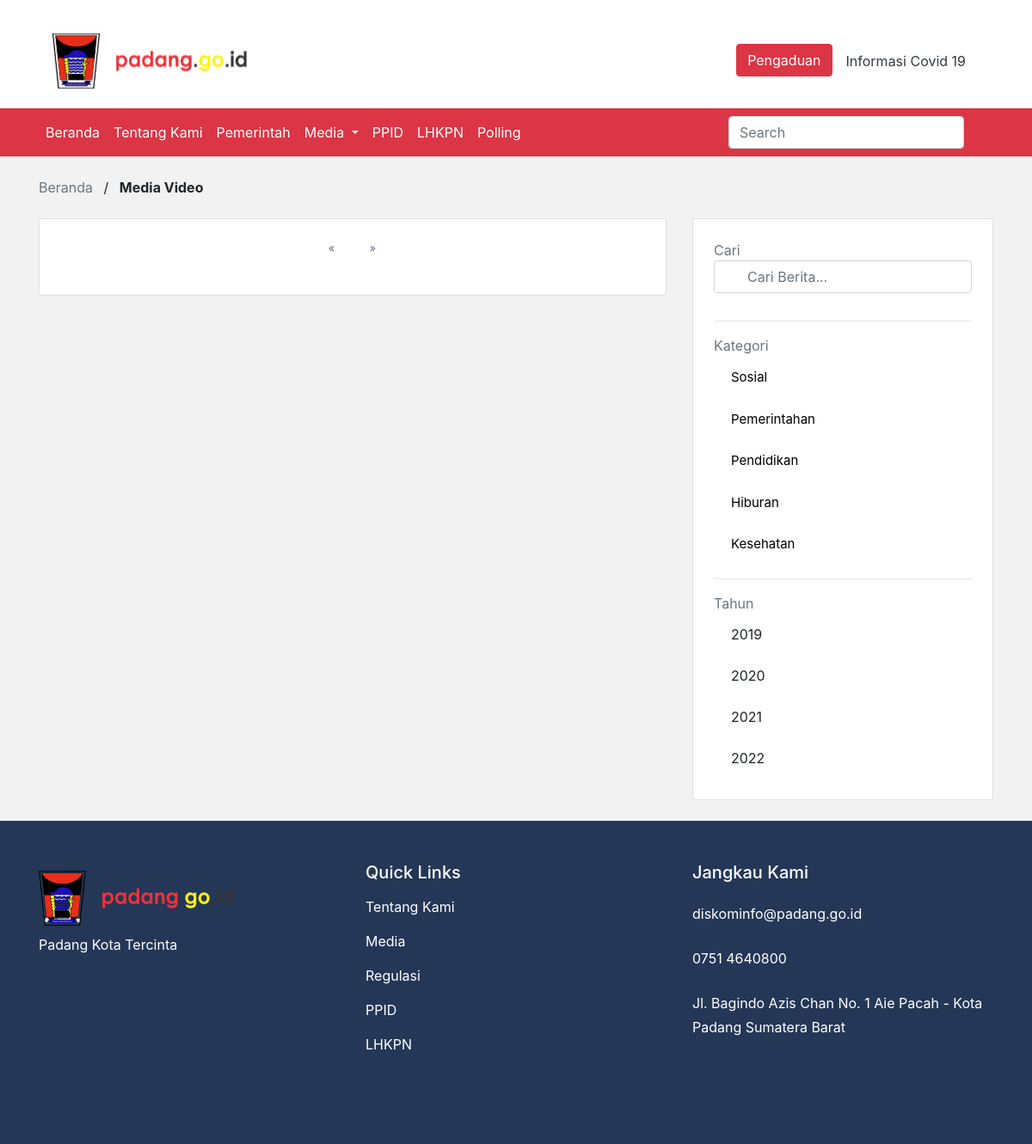
Page /back/video.php?idcat=3 on the committed database.
### tables this page shows
CREATE TABLE `kategori` (
  `id_kategori` bigint(20) NOT NULL,
  `nama_kategori` text DEFAULT NULL,
  `keterangan_kategori` text DEFAULT NULL
);

### back/video.php (the view, shortened to what this page needs)
<!DOCTYPE HTML>
<html lang="en">
<head>
  <link href="css/bootstrap/bootstrap.min.css" rel="stylesheet">
  <link href="owlcarausel/css/owl.carousel.min.css" rel="stylesheet">
  <link href="owlcarausel/css/owl.theme.default.min.css" rel="stylesheet">
  <link rel="stylesheet" href="https://cdnjs.cloudflare.com/ajax/libs/ionicons/4.5.6/css/ionicons.min.css">
  <link rel="stylesheet" href="https://use.fontawesome.com/releases/v5.8.1/css/all.css">
  <link href="css/style.css" rel="stylesheet">
</head>
<body>
  <div class="pt-3">
    <div class="container">
      <nav class="navbar navbar-light">
        <img class="navbar-brand" src="image/Logo.svg" href="#"></img>
        <ul class="nav justify-content-end">
          <li class="nav-item">
            <button type="button" class="btn btn-danger"><span class="iconify" data-icon="fluent:call-16-filled"></span> Pengaduan <i class="bi bi-telephone"></i></button>
          </li>
          <li class="nav-item">
            <a class="nav-link text-dark" href="#">Informasi Covid 19</a>
          </li>
        </ul>
      </nav>
    </div>
  </div>
  <nav id="navbar_top" class="navbar navbar-expand-lg navbar-dark bg-danger">
    <div class="container">
      <div class="collapse navbar-collapse" id="mainnav">
        <ul class="navbar-nav mr-auto">
          <li class="nav-item"><a class="nav-link text-white" href="index.php"> Beranda </a></li>
          <li class="nav-item"><a class="nav-link text-white" href="tentangkami.php"> Tentang Kami </a></li>
          <li class="nav-item"><a class="nav-link text-white" href="pemerintahan.php"> Pemerintah </a></li>
          <li class="nav-item dropdown">
            <a class="nav-link text-white dropdown-toggle" id="navMedia" role="button" data-toggle="dropdown" aria-haspopup="true" aria-expanded="false"> Media
            </a>
          </li>
          <li class="nav-item">
            <a class="nav-link text-white" href="https://ppid.padang.go.id/">PPID</a>
          </li>
          <li class="nav-item">
            <a class="nav-link text-white" href="https://elhkpn.kpk.go.id/portal/user/pengumuman_lhkpn/Ylc5WFR5OTRRWFp3TWtWRlMyODNXUzlRZW1kS2MwaEVhWGxPUjNOR1RtVmFSR3h3WVRCWk9FSnJOemhKZDFsWVMzVkZhemxtV1c1cFJtbzJlQ3RrUnc9PQ==">LHKPN</a>
          </li>
          <li class="nav-item">
            <a class="nav-link text-white" href="polling.php">Polling</a>
          </li>
        </ul>
        <div class="form-inline my-2 my-lg-0">
          <input class="form-control mr-sm-2" type="search" placeholder="Search" aria-label="Search">
          <button class="btn my-2 my-sm-0" type="submit"><span class="iconify" data-icon="akar-icons:search" style="color: white; font-size: 24px;"></span></button>
        </div>
      </div>
    </div>
  </nav>
  <div style="background-color: #f2f2f2;">
    <main role="main" class="container py-4">
      <div>
        <a href="index.php" class="text-muted">Beranda</a>
        <label class="ml-2 mr-2">/</label>
        <label> <b>Media Video</b></label>
      </div>
      <div class="row">
        <div class="col-md-8 blog-main">
          <div class="card p-3 mt-3">
              <?php
              include 'backend/koneksi.php';
              $batas = 4;
              $idkategori = isset($_GET['idcat']) ? (int)$_GET['idcat'] : null;
              $halaman = isset($_GET['halaman']) ? (int)$_GET['halaman'] : 1;
              $halaman_awal = ($halaman > 1) ? ($halaman * $batas) - $batas : 0;
              $previous = $halaman - 1;
              $next = $halaman + 1;
              if (is_null($idkategori) || (!$idkategori)) {
                $data = mysqli_query($db, "SELECT * FROM video v JOIN kategori k ON v.kategori_id = k.id_kategori JOIN penulis p ON v.penulis_id = p.id_penulis ORDER BY created_at DESC;");
                $jumlah_data = mysqli_num_rows($data);
                $total_halaman = ceil($jumlah_data / $batas);
                $datavideo = mysqli_query($db, "SELECT * FROM video v JOIN kategori k ON v.kategori_id = k.id_kategori JOIN penulis p ON v.penulis_id = p.id_penulis ORDER BY created_at DESC LIMIT $halaman_awal, $batas");
              } else {
                $data = mysqli_query($db, "SELECT * FROM video v JOIN kategori k ON v.kategori_id = k.id_kategori JOIN penulis p ON v.penulis_id = p.id_penulis WHERE v.kategori_id=$idkategori ORDER BY created_at DESC;");
                $jumlah_data = mysqli_num_rows($data);
                $total_halaman = ceil($jumlah_data / $batas);
              }
              ?>
            <nav class="pagination-box" aria-label="Page navigation">
              <ul class="pagination">
                <li class="page-item">
                  <a class="page-link" <?= ($halaman > 1) ? "href='" . makeUrl($previous, $idkategori) . "'" : ""; ?> aria-label="Previous">
                    <span aria-hidden="true">&laquo;</span>
                  </a>
                </li>
                <li class="page-item">
                  <a class="page-link" <?= ($halaman < $total_halaman) ? "href='" . makeUrl($next, $idkategori) . "'" : ""; ?> aria-label="Next">
                    <span aria-hidden="true">&raquo;</span>
                  </a>
                </li>
              </ul>
            </nav>
          </div>
        </div>
        <aside class="col-md-4 blog-sidebar">
          <div class="card p-4 mt-3">
            <span class="text-muted">Cari</span>
            <div class="form-group">
              <span class="iconify form-control-icon p-2" data-icon="akar-icons:search" style="color: #888; font-size: 16px;"></span>
              <input type="text" class="form-control" placeholder="Cari Berita...">
            </div>
            <div>
              <hr>
              <span class="text-muted">Kategori</span>
            </div>
            <ul class="list-group list-group-flush border-0">
              <?php
              $tampil = mysqli_query($db, "SELECT * FROM kategori");
              while ($row = mysqli_fetch_array($tampil)) {
              ?>
                <li class="list-group-item border-0">
                  <a href="?idcat=<?= $row['id_kategori']; ?>" style="color: #000000; font-size: 15px;"><?= $row['nama_kategori'] ?></a>
                </li>
              <?php } ?>
            </ul>
            <div>
              <hr>
              <span class="text-muted">Tahun</span>
            </div>
            <ul class="list-group list-group-flush border-0">
              <li class="list-group-item border-0"><span class="iconify" data-icon="dashicons:arrow-right-alt2" style="color: #888; font-size: 14px;"></span> 2019</li>
              <li class="list-group-item border-0"><span class="iconify" data-icon="dashicons:arrow-right-alt2" style="color: #888; font-size: 14px;"></span> 2020</li>
              <li class="list-group-item border-0"><span class="iconify" data-icon="dashicons:arrow-right-alt2" style="color: #888; font-size: 14px;"></span> 2021</li>
              <li class="list-group-item border-0"><span class="iconify" data-icon="dashicons:arrow-right-alt2" style="color: #888; font-size: 14px;"></span> 2022</li>
            </ul>
          </div>
        </aside>
      </div>
    </main>
  </div>
  <div class="footer-sec">
    <div class="container text-white">
      <div class="row py-5">
        <div class="col-md-4 mb-5">
          <img src="image/Logo.png" alt="logo padang"> <br>
          <label>Padang Kota Tercinta</label> <br>
        </div>
        <div class="col-md-4 mb-5">
          <h5>Quick Links</h5>
          <ul class="navbar-nav mr-auto">
            <li class="nav-item"><a class="nav-link text-white" href="#">Tentang Kami </a></li>
            <li class="nav-item"><a class="nav-link text-white" href="#">Media </a></li>
            <li class="nav-item"><a class="nav-link text-white" href="#">Regulasi </a></li>
            <li class="nav-item"><a class="nav-link text-white" href="#">PPID</a></li>
            <li class="nav-item"><a class="nav-link text-white" href="#">LHKPN</a></li>
          </ul>
        </div>
        <div class="col-md-4 mb-5">
          <h5>Jangkau Kami</h5>
          <ul class="navbar-nav mr-auto">
            <li class="nav-item"><a class="nav-link text-white" href="#"><span class="iconify" data-icon="eva:email-fill" style="color: #b72b2b; font-size: 24px;"></span> diskominfo@padang.go.id </a></li>
            <li class="nav-item"><a class="nav-link text-white" href="#"><span class="iconify" data-icon="clarity:mobile-phone-solid" style="color: #b72b2b; font-size: 24px;"></span> 0751 4640800 </a></li>
            <li class="nav-item"><a class="nav-link text-white" href="#"> Jl. Bagindo Azis Chan No. 1 Aie Pacah - Kota Padang Sumatera Barat </a></li>
          </ul>
        </div>
      </div>
    </div>
  </div>
</body>
</html>

### css/style.css (style rules this page uses)
.footer-sec { background: #243757; background-repeat: no-repeat; background-position: right; width: 100%; height: auto !important; min-height: 100%; }
.form-group .form-control { padding-left: 2.375rem; }
.form-group { position: relative; }
.form-group .form-control-icon { position: absolute; z-index: 2; display: block; width: 2.375rem; height: 2.375rem; line-height: 2.375rem; text-align: center; pointer-events: none; color: #aaa; left: 0; top: 0px; }
.pagination-box { text-align: center; }
.pagination { display: inline-flex; position: relative; overflow: hidden; border-radius: 0; }
.pagination li a.page-link, .pagination li:first-child a.page-link, .pagination li:last-child a.page-link { border: none; height: 40px; width: 40px; line-height: 20px; border-radius: 50%; background-color: transparent; color: #74788d; font-size: 12px; font-weight: 500; position: relative; overflow: hidden; letter-spacing: 1px; text-transform: uppercase; z-index: 1; margin: 0 8px 0 0; transition: all 0.4s ease 0s; }
.pagination li a.page-link:before, .pagination li:first-child a.page-link:before, .pagination li:last-child a.page-link:before { content: ""; position: absolute; top: 0; left: 0; width: 100%; height: 100%; border: 0px solid #7c74d5; border-radius: 50%; opacity: 0; transform: scaleY(0); transition: all 0.3s ease 0s; }
.pagination li:last-child a.page-link { margin-right: 0; }

### rows in the picture
kategori: nama_kategori "Sosial"
kategori: nama_kategori "Pemerintahan"
kategori: nama_kategori "Pendidikan"
kategori: nama_kategori "Hiburan"
kategori: nama_kategori "Kesehatan"
